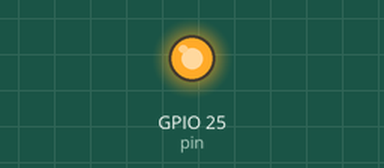
This program was run on a simulated Raspberry Pi (BCM pin numbers). On the bench: output pins drawn as LEDs (lit = HIGH). At 8.0 s the program stops and its outputs stay as they are.

Above: at 0.25 s.
At 0.6 s:
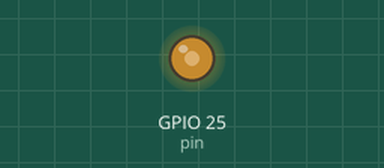
At 8.1 s:
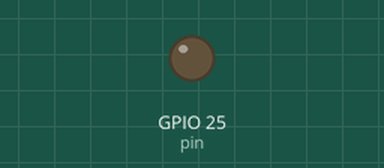
Timing chart, 0 to 9.5 s (numbered marks = the images above):
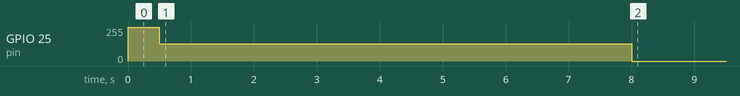

Measured:
- by itself, GPIO 25 (pin): 0/255 → 255/255 at 0.00 s, → 128/255 0.50 s later, → 0/255 7.5 s later

The program:

buzzer_02.py
```python
import RPi.GPIO as g
import time

g.setmode(g.BCM)
pin = 25

g.setup(pin, g.OUT)

pwm = g.PWM(pin, 1.0)
pwm.start(50.0)

l = [262, 294, 330, 349, 392, 440, 494, 523]
for a in l:
    time.sleep(0.5)
    pwm.ChangeFrequency(a)

l.reverse()
for a in l:
    time.sleep(0.5)
    pwm.ChangeFrequency(a)


pwm.ChangeDutyCycle(0.0)

pwm.stop()
g.cleanup()
```
